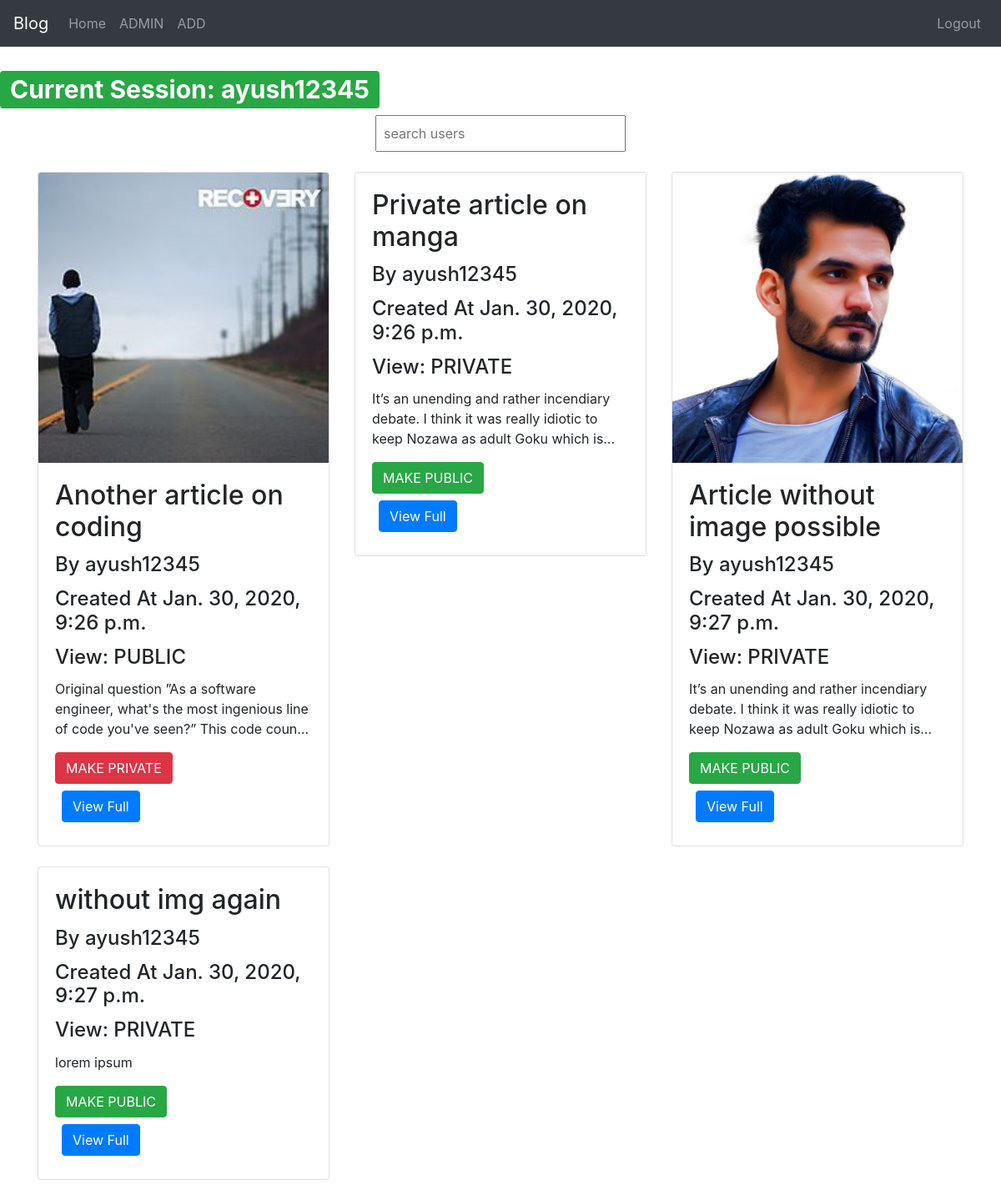
Screenshot of /blog/ (signed in) with the database file from the repository.
### blog/models.py (models this page shows, shortened)
class article(models.Model):
    user = models.ForeignKey(User, on_delete = models.CASCADE)
    title = models.CharField(null= True, max_length= 100)
    description = models.TextField(null= True, blank= True)
    image = models.FileField(null= True, blank= True)
    time = models.DateTimeField(auto_now_add = True )
    private = models.BooleanField(default= False)

### blog/views.py (the view)
# urls.py: 2. Add a URL to urlpatterns:  path('blog/', include('blog.urls'))
@login_required
def blog(request):
    user_article = article.objects.filter(user = request.user)
    return render(request, 'blog.html', {'user_article':user_article})

### templates/blog.html (shortened to what this page needs)
{% extends 'base.html' %}
{% block body %}
<br>
<h1><span class="badge badge-success">Current Session: {{ request.user.username }}</span></h1>
<div class="d-flex justify-content-center"><input type="text" style="width: 25%;" class ="p-2" placeholder="search users" oninput="allUser(this)"><br>
</div>
<div id="userResult" class="d-flex justify-content-center">
    <br>
</div>
 <div class="container" >
    <div class="row">
        {% for article in user_article %}
            <div class="col-md-6 col-lg-4 col-xl-4 col-sm-12">
                <div class="card" >
            {% if article.image %}
          <img class="card-img-top img-fluid" src="{{article.image.url}}" alt="Card image">
          {% endif %}
          <div class="card-body">
            <h2 class="card-title">{{article.title}}</h2>
            <h4 class="card-title">By {{article.user.username}}</h4>
            <h4 class="card-title">Created At {{article.time}}</h4>
            <h4 class="card-title">View:
            {% if article.private %}
                PRIVATE
                {% else %}
                PUBLIC
            {% endif %}
                </h4>
                <p class="card-text" >{{article.description}}</p>
        <div id="button" style="display: inline;">
            <div id="private">
                {% if article.private %}
                    <button class="btn btn-success" id="{{article.id}}" onclick="return privacy(this);">MAKE PUBLIC </button>
                {% else %}
                    <button class="btn btn-danger" id="{{article.id}}" onclick="return privacy(this);">MAKE PRIVATE </button>
                {% endif %}
            </div>
            <form action="/article/{{article.id}}">
                <button class="btn btn-primary m-2">View Full</button>
            </form>
    </div>
          </div>
        </div>
        <br>
    </div>
    {% endfor %}
 </div>
{% endblock body %}

### templates/base.html (shortened to what this page needs)
<!DOCTYPE html>
<html lang="en">
<head>
{% load static %}
<link rel="stylesheet" href="https://maxcdn.bootstrapcdn.com/bootstrap/4.4.1/css/bootstrap.min.css">
<link rel="stylesheet" href="https://use.fontawesome.com/releases/v5.7.0/css/all.css">
</head>
<body>
    <nav class="navbar navbar-expand-lg navbar-dark bg-dark">
        <a class="navbar-brand" href="/">Blog</a>
        <div class="collapse navbar-collapse" id="navbarText">
          <ul class="navbar-nav mr-auto">
            {% if user.is_authenticated %}
            <li class="nav-item">
              <a class="nav-link" href="/blog/">Home</a>
            </li>
            <li class="nav-item">
              <a class="nav-link" href="/admin/">ADMIN</a>
            </li>
            <li class="nav-item">
              <a class="nav-link" href="/add/">ADD</a>
            </li>
            {% endif %}
          </ul>
              <ul class="navbar-nav">
                {% if user.is_authenticated %}
                <li class="nav-item">
                  <a class="nav-link" href="/logout/">Logout</a>
                </li>
            {% endif %}
          </ul>
        </div>
      </nav>
    {% block body %}
    {% endblock body %}
</body>
</html>

### templates/blog.html (style rules this page uses)
.card-text { overflow: hidden; display: -webkit-box; -webkit-line-clamp: 3; -webkit-box-orient: vertical; }

### rows the page displays
article: image (picture), title "Another article on coding", user.username "ayush12345", time "Jan. 30, 2020, 9:26 p.m.", private "PUBLIC", description "Original question ”As a software engineer, what's the most ingenious line of code you've seen?” This code…"
article: title "Private article on manga", user.username "ayush12345", time "Jan. 30, 2020, 9:26 p.m.", private "PRIVATE", description "It’s an unending and rather incendiary debate. I think it was really idiotic to keep Nozawa as adult Goku which…"
article: image (picture), title "Article without image possible", user.username "ayush12345", time "Jan. 30, 2020, 9:27 p.m.", private "PRIVATE", description "It’s an unending and rather incendiary debate. I think it was really idiotic to keep Nozawa as adult Goku which…"
article: title "without img again", user.username "ayush12345", time "Jan. 30, 2020, 9:27 p.m.", private "PRIVATE", description "lorem ipsum"

### other values shown
{{ request.user.username }} "ayush12345"
